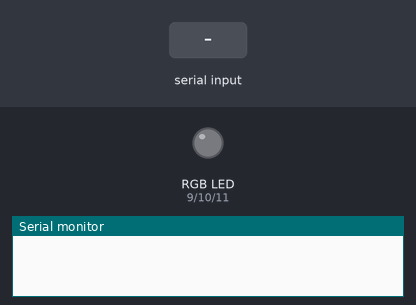
Simulated run of this sketch. Board: Arduino Uno, built with avr-gcc and run on an emulated ATmega328P. Parts: an RGB LED mixed from three pins (HIGH = lit), the last lines printed to the serial monitor. Dashed ring = blinking. The inputs (shaded band) are chosen by the test bench.

Above: at 1.2 s.
1.3 s: "orange" received over Serial
At 2.8 s:
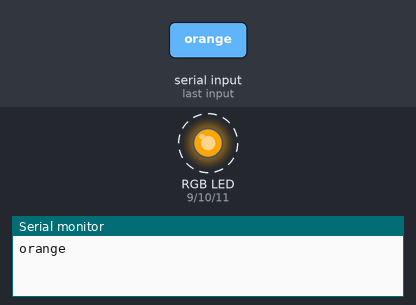
4.3 s: "yellow" received over Serial
At 6.1 s:
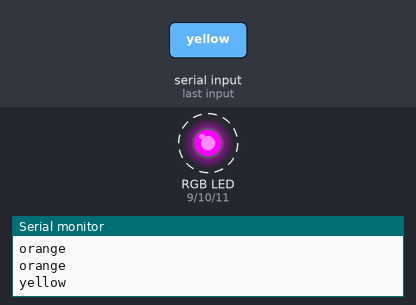
7.3 s: "red" received over Serial
At 8.8 s:
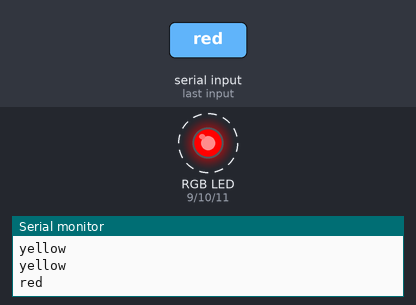
10.3 s: "white" received over Serial
At 12.2 s:
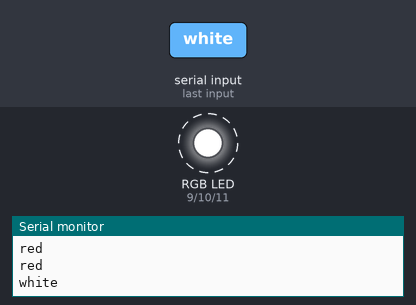
13.3 s: "blue" received over Serial
At 14.7 s:
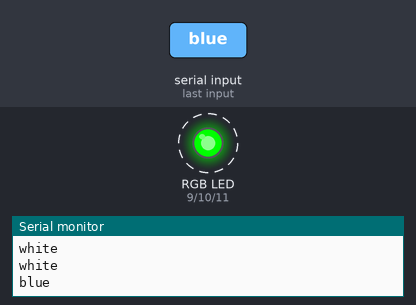
16.3 s: "green" received over Serial
At 18.2 s:
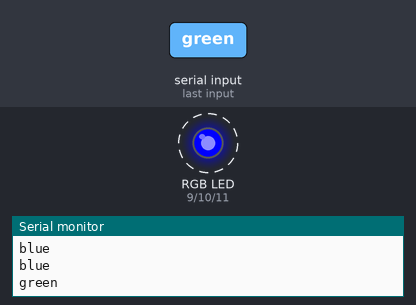
Timing chart, 0 to 20.3 s (numbered marks = the images above; inputs shaded):
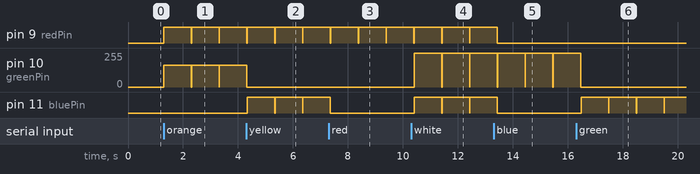

Measured:
- after the input at 1.3 s, pin 9 (redPin): alternates HIGH for 1.0 s and LOW for 0.01 s, starting at once; pin 10 (greenPin): 0/255 → 165/255 at once
- after the input at 4.3 s, pin 10 (greenPin): goes on until 4.3 s, then stays 0/255; pin 11 (bluePin): alternates HIGH for 1.0 s and LOW for 0.01 s, starting at once
- after the input at 7.3 s, pin 11 (bluePin): goes on until 7.4 s, then stays LOW
- after the input at 10.3 s, pin 10 (greenPin): 0/255 → 255/255 after 0.11 s; pin 11 (bluePin): alternates HIGH for 1.0 s and LOW for 0.01 s, starting after 0.11 s
- after the input at 13.3 s, pin 9 (redPin), pin 11 (bluePin): goes on until 13.4 s, then stays LOW
- after the input at 16.3 s, pin 10 (greenPin): goes on until 16.5 s, then stays 0/255; pin 11 (bluePin): alternates HIGH for 1.0 s and LOW for 0.01 s, starting after 0.18 s

The sketch:

rgb_sketch.ino
```cpp
char command;
String string;
boolean ledon = false;

int redPin = 9;
int greenPin = 10;
int bluePin = 11;

void setup() {
  Serial.begin(9600);

  pinMode(redPin, OUTPUT);
  pinMode(greenPin, OUTPUT);
  pinMode(bluePin, OUTPUT);
  setColor(0, 0, 0);
}

void loop() {
  if (Serial.available() > 0) {
    string = "";
    setColor(0, 0, 0);
  }

  while(Serial.available() > 0) {
    command = ((byte)Serial.read());

    if(command == ':') {
      break;
    } else {
      string += command;
    }

    delay(1);
  }

  if(string == "orange") {
    setColor(255, 165, 0); // red
    delay(1000);
    ledon = true;
  }

  if(string == "yellow") {
    setColor(255, 0, 255); // purple
    delay(1000);
    ledon = true;
  }

  if(string == "red") {
    setColor(255, 0, 0); // red
    delay(1000);
    ledon = true;
  }

  if(string == "white") {
    setColor(255, 255, 255); // red
    delay(1000);
    ledon = true;
  }

  if(string == "blue") {
    setColor(0, 255, 0); // green
    delay(1000);
    ledon = true;
  }

  if(string == "green") {
    setColor(0, 0, 255); // blue
    delay(1000);
    ledon = true;
  }

  if(string == "purple") {
    setColor(255, 255, 0); // blue
    delay(1000);
    ledon = true;
  }

  if(string == "down") {
    setColor(0, 0, 0);
    delay(100);
    ledon = true;
  }

  if(string == "low") {
    setColor(0, 64, 0);
    delay(100);
    ledon = true;
  }

  if(string == "mid") {
    setColor(0, 127, 0);
    delay(100);
    ledon = true;
  }

  if(string == "high") {
    setColor(0, 255, 0);
    delay(100);
    ledon = true;
  }

  if(string =="TF") {
      setColor(0, 0, 0);
      ledon = false;
      Serial.println(string);
  }

  if ((string.toInt()>=0)&&(string.toInt()<=255)) {
    if (ledon==true) {
      setColor(0, 0, 0);
      Serial.println(string);
      delay(10);
    }
  }
}

void setColor(int red, int green, int blue) {
  analogWrite(redPin, 0+red);
  analogWrite(greenPin, 0+green);
  analogWrite(bluePin, 0+blue);
}
```
